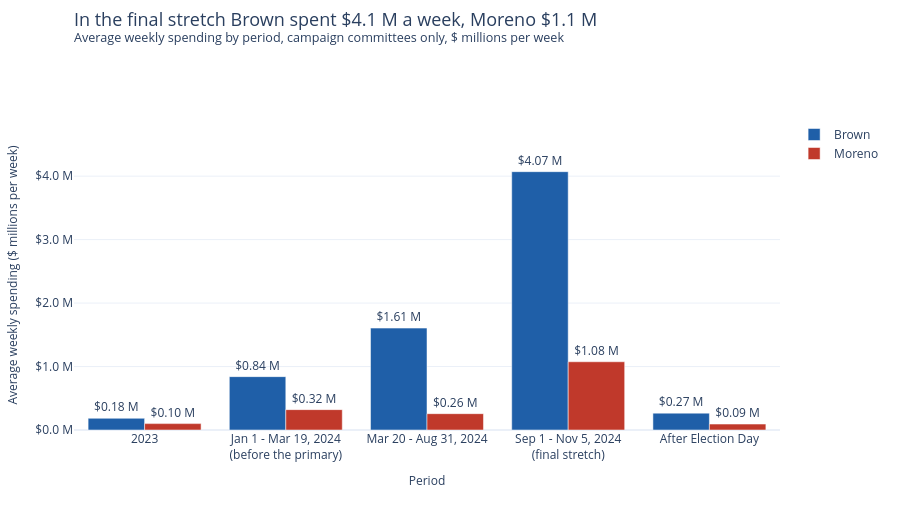

The code cell stored with this chart in its notebook:
### Markdown cell above
## Metric 5: Average weekly spending in each period
**Question:** How fast did each campaign spend in each period?
**Definition:** Weekly spending = total spent in the phase divided by the number of weeks in the phase (days / 7), campaign committees. This corrects for the phases having different lengths (365, 79, 165, 66 and 56 days). The last phase (after Election Day) is short and is shown for completeness.

### Code cell
# Chart 5: weekly spending by period
fig = go.Figure()
for who in ["Brown", "Moreno"]:
    rows = period[period["candidate"] == who]
    fig.add_trace(go.Bar(
        x=[PHASE_WRAP[p] for p in rows["phase"]], y=rows["weekly_pace"] / 1e6, name=who, marker_color=COLORS[who],
        text=["$" + format(v / 1e6, ".2f") + " M" for v in rows["weekly_pace"]], textposition="outside", cliponaxis=False,
        customdata=rows[["phase", "weekly_pace", "total_spent", "days"]].to_numpy(),
        hovertemplate=("<b>" + who + "</b><br>%{customdata[0]}<br>$%{customdata[1]:,.0f} per week on average"
                       "<br>($%{customdata[2]:,.0f} over %{customdata[3]} days)<extra></extra>")))
fig.update_layout(barmode="group")
fast = period[period["phase"] == phases.loc[3, "phase"]].set_index("candidate")["weekly_pace"] / 1e6
style_chart(fig, "In the final stretch Brown spent $" + format(fast["Brown"], ".1f") + " M a week, Moreno $" + format(fast["Moreno"], ".1f") + " M",
            "Average weekly spending by period, campaign committees only, $ millions per week",
            xtitle="Period", ytitle="Average weekly spending ($ millions per week)", money=True)
fig.update_yaxes(range=[0, period["weekly_pace"].max() / 1e6 * 1.2])
fig.write_html(OUT + "05_weekly_pace.html", include_plotlyjs="cdn")
fig.show()

### Figure 1 — Plotly figure (JSON) as saved in the notebook; plotly's stock layout.template omitted (floating-point values rounded to 4 significant figures)
{"data": [{"cliponaxis": false, "customdata": [["2023", 184500.0, 9622000.0, 365], ["Jan 1 - Mar 19, 2024 (before the primary)", 840700.0, 9488000.0, 79], ["Mar 20 - Aug 31, 2024", 1606000.0, 37850000.0, 165], ["Sep 1 - Nov 5, 2024 (final stretch)", 4070000.0, 38380000.0, 66], ["After Election Day", 265800.0, 2126000.0, 56]], "hovertemplate": "<b>Brown</b><br>%{customdata[0]}<br>$%{customdata[1]:,.0f} per week on average<br>($%{customdata[2]:,.0f} over %{customdata[3]} days)<extra></extra>", "marker": {"color": "#1f5fa8"}, "name": "Brown", "text": ["$0.18 M", "$0.84 M", "$1.61 M", "$4.07 M", "$0.27 M"], "textposition": "outside", "type": "bar", "x": ["2023", "Jan 1 - Mar 19, 2024<br>(before the primary)", "Mar 20 - Aug 31, 2024", "Sep 1 - Nov 5, 2024<br>(final stretch)", "After Election Day"], "y": [0.1845, 0.8407, 1.606, 4.07, 0.2658]}, {"cliponaxis": false, "customdata": [["2023", 100700.0, 5253000.0, 365], ["Jan 1 - Mar 19, 2024 (before the primary)", 320700.0, 3620000.0, 79], ["Mar 20 - Aug 31, 2024", 257200.0, 6064000.0, 165], ["Sep 1 - Nov 5, 2024 (final stretch)", 1075000.0, 10140000.0, 66], ["After Election Day", 93380.0, 747000.0, 56]], "hovertemplate": "<b>Moreno</b><br>%{customdata[0]}<br>$%{customdata[1]:,.0f} per week on average<br>($%{customdata[2]:,.0f} over %{customdata[3]} days)<extra></extra>", "marker": {"color": "#c0392b"}, "name": "Moreno", "text": ["$0.10 M", "$0.32 M", "$0.26 M", "$1.08 M", "$0.09 M"], "textposition": "outside", "type": "bar", "x": ["2023", "Jan 1 - Mar 19, 2024<br>(before the primary)", "Mar 20 - Aug 31, 2024", "Sep 1 - Nov 5, 2024<br>(final stretch)", "After Election Day"], "y": [0.1007, 0.3207, 0.2572, 1.075, 0.09338]}], "layout": {"barmode": "group", "font": {"size": 12}, "height": 520, "legend": {"orientation": "v", "x": 1.02, "xanchor": "left", "y": 1, "yanchor": "top"}, "margin": {"b": 90, "l": 70, "r": 120, "t": 120}, "title": {"font": {"size": 18}, "text": "In the final stretch Brown spent $4.1 M a week, Moreno $1.1 M<br><sup>Average weekly spending by period, campaign committees only, $ millions per week</sup>", "x": 0, "xanchor": "left", "xref": "paper", "y": 0.95, "yanchor": "top"}, "xaxis": {"showgrid": false, "tickfont": {"size": 12}, "title": {"font": {"size": 12}, "text": "Period"}}, "yaxis": {"range": [0, 4.885], "tickfont": {"size": 12}, "tickformat": ".1f", "tickprefix": "$", "ticksuffix": " M", "title": {"font": {"size": 12}, "text": "Average weekly spending ($ millions per week)"}}}}
